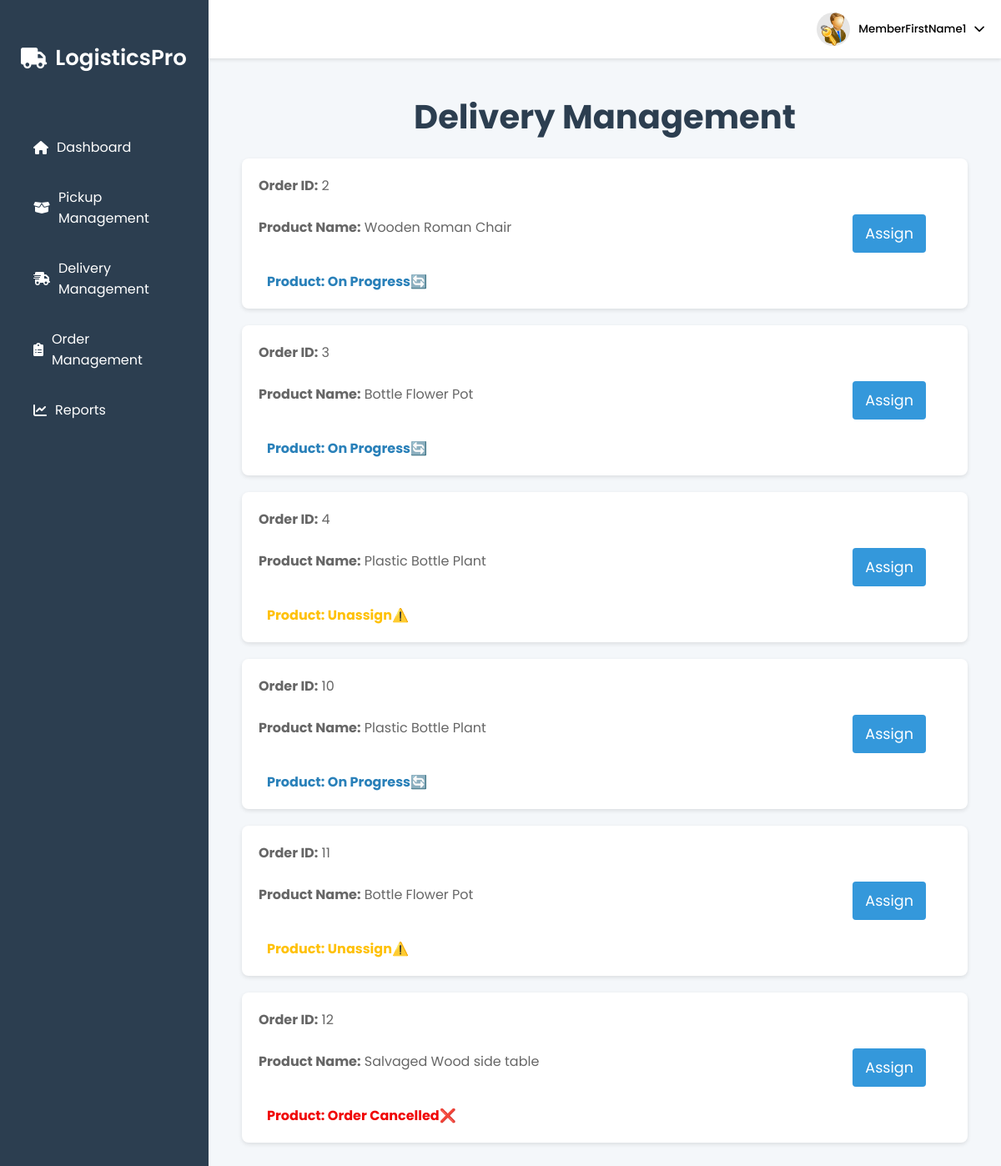
Screenshot of /logistic/delivery_manage (signed in) with the database file from the repository.
### tables this page shows
CREATE TABLE assign_delivery (
        id INTEGER PRIMARY KEY AUTOINCREMENT, 
        order_id INTEGER NOT NULL,
        seller_id INTEGER NOT NULL,
        condition TEXT NOT NULL,
        courier TEXT NOT NULL,
        arrival_date DATE NOT NULL,
        pickup_date DATE NOT NULL,
        delivered_date DATE,
        description TEXT NOT NULL,
        assigned_member_id INTEGER,
        status_updated_member_id INTEGER,
        FOREIGN KEY (order_id) REFERENCES orders(id) ON DELETE CASCADE ON UPDATE CASCADE
    );

CREATE TABLE orders (
        id INTEGER PRIMARY KEY AUTOINCREMENT,
        buyer_id INTEGER NOT NULL,
        product_id INTEGER NOT NULL, 
        quantity INTEGER NOT NULL,
        date DATE NOT NULL,
        payment_method TEXT NOT NULL,
        delivery_status TEXT DEFAULT 'Pending',
        seller_status TEXT DEFAULT 'Pending',
        total_amount DECIMAL(10,2) NOT NULL,
        FOREIGN KEY (buyer_id) REFERENCES user(pid) ON DELETE CASCADE ON UPDATE CASCADE
        FOREIGN KEY (product_id) REFERENCES products(id) 
    );

CREATE TABLE products (
        id INTEGER PRIMARY KEY AUTOINCREMENT,
        name TEXT NOT NULL,
        category TEXT NOT NULL,
        description TEXT,
        price DECIMAL(10, 2) NOT NULL,
        quantity INTEGER NOT NULL,
        condition TEXT NOT NULL,
        seller_id TEXT NOT NULL,
        image_path TEXT,
        video_path TEXT,
        FOREIGN KEY (seller_id) REFERENCES sellers(id) ON DELETE CASCADE
    );

### logistic_feature.py (the view)
@logistic_blueprint.route("/delivery_manage")
def delivery_management():
    member_id = session.get("member_id")
    if not member_id:
        flash("Please log in to access this page.", "danger")
        return redirect(url_for("logistic.login"))
    con = get_connect_db()
    cur = con.cursor()
    shipped_orders = cur.execute("""
           SELECT
                o.id as order_id,
                o.product_id,
                p.name as product_name,
                o.delivery_status,
                ad.condition AS assign_delivery_condition
            FROM orders o
            JOIN products p ON o.product_id = p.id
            LEFT JOIN assign_delivery ad ON o.id = ad.order_id
            WHERE o.delivery_status = 'Shipped'
        """).fetchall()
    return render_template("delivery_management.html", shipped_orders=shipped_orders)

### db.py (called while the page is built)
def get_connect_db():
    conn = sqlite3.connect(DATABASE_PATH)
    conn.row_factory = sqlite3.Row
    return conn

### web.py (called while the page is built)
@app.after_request
def add_header(response):
    response.headers["Cache-Control"] = "no-store, no-cache, must-revalidate, post-check=0, pre-check=0, max-age=0"
    response.headers["Pragma"] = "no-cache"
    response.headers["Expires"] = "0"
    return response

### templates/delivery_management.html (shortened to what this page needs)
{% extends "logistic_page.html" %}
{% block content %}
<link rel="stylesheet" href="/static/delivery_management.css">
    <section class="page-content">
        <h1>Delivery Management</h1>
        <div class="delivery-orders">
        {% if shipped_orders %}
            {% for order in shipped_orders %}
                <div class="order-item">
                    <div class="order-details">
                        <div class="order-info">
                            <p><strong>Order ID:</strong> {{order.order_id}}</p>
                            <p><strong>Product Name:</strong> {{order.product_name}}</p>
                        </div>
                        <div class="delivery-status">
                            {% if order.assign_delivery_condition %}
                                {% if order.assign_delivery_condition == 'Non-Deliverable'%}
                                    <span class="status-badge" data-status="Cancelled"><strong>Product:</strong> Order Cancelled❌ </span>
                                {% else %}
                                    <span class="status-badge" data-status="On Progress"><strong>Product:</strong> On Progress🔄</span>
                                {% endif %}
                            {% else %}
                                <span class="status-badge" data-status="Unassign"><strong>Product:</strong> Unassign⚠️</span>
                            {% endif %}
                        </div>
                    </div>
                     <div class="order-actions">
                         <form method="get" action="{{ url_for('logistic.delivery_details', order_id=order.order_id) }}">
                                 <button type="submit" class="assign-btn">Assign</button>
                            </form>
                       </div>
                   </div>
             {% endfor %}
         {% else %}
            <p>No orders with 'Shipped' delivery status at the moment.</p>
          {% endif %}
        </div>
    </section>
{% endblock %}

### static/logistic_page.css (style rules this page uses)
* { margin: 0; padding: 0; box-sizing: border-box; font-family: 'Poppins', sans-serif; }
body { background-color: #f4f7fa; color: #333; }
.page-content { padding: 20px; flex: 1; }
.page-content h1 { font-size: 24px; margin-bottom: 10px; }
.page-content p { color: #666; margin-bottom: 20px; }

### static/delivery_management.css (style rules this page uses)
.page-content { flex: 1; padding: 40px; }
.page-content h1 { margin-bottom: 20px; color: #2c3e50; font-size: 2.5em; text-align: center; }
.delivery-orders { margin-bottom: 20px; display: flex; flex-direction: column; gap: 20px; }
.order-item { background-color: #fff; border-radius: 8px; padding: 20px; box-shadow: 0 2px 5px rgba(0, 0, 0, 0.1); display: flex; align-items: center; justify-content: space-between; transition: transform 0.3s ease, box-shadow 0.3s ease; }
.order-details { flex:1; display: flex; flex-direction: column; gap: 10px; }
.order-info { display: flex; flex-direction: column; gap: 5px; }
.order-actions { flex: 0.5; text-align: right; margin-left: 20px; }
.order-actions .assign-btn { background-color: #3498db; color: white; padding: 10px 15px; border: none; border-radius: 4px; cursor: pointer; font-size: 1.1em; transition: background-color 0.3s ease, transform 0.3s ease; white-space: nowrap; margin: 0px 30px; }
.delivery-status { margin-top: 10px; }
.status-badge { padding: 5px 10px; border-radius: 5px; font-weight: bold; }
.status-badge[data-status="On Progress"] { color: #2980b9; }
.status-badge[data-status="Cancelled"] { color: #f00404; }
.status-badge[data-status="Unassign"] { color: #ffc107; }

### rows the page displays
assign_delivery: order_id "2", product_name "Wooden Roman Chair", shows "Product:", condition "On Progress🔄"
assign_delivery: order_id "3", product_name "Bottle Flower Pot", shows "Product:", condition "On Progress🔄"
orders: order_id "4", product_name "Plastic Bottle Plant", shows "Product:"
assign_delivery: order_id "10", product_name "Plastic Bottle Plant", shows "Product:", condition "On Progress🔄"
orders: order_id "11", product_name "Bottle Flower Pot", shows "Product:"
assign_delivery: order_id "12", product_name "Salvaged Wood side table", shows "Product:", condition "Order Cancelled❌"

### other values shown
{{ session["member_name"] }} "MemberFirstName1"
